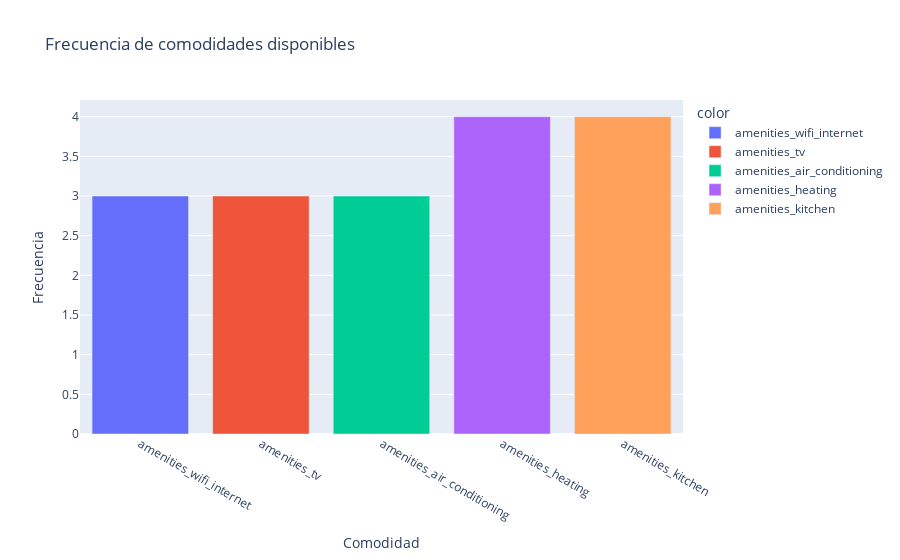

This figure's notebook cell:
### Code cell
# Contar la cantidad de veces que cada comodidad es True (por ejemplo, 1 significa que la comodidad está presente)
amenities_columns = ['amenities_wifi_internet', 'amenities_tv', 'amenities_air_conditioning', 'amenities_heating', 'amenities_kitchen']
amenities_count = df_property[amenities_columns].sum()

# Crear un gráfico de barras
fig = px.bar(
    x=amenities_count.index,
    y=amenities_count.values,
    labels={'x': 'Comodidad', 'y': 'Frecuencia'},
    title='Frecuencia de comodidades disponibles',
    color=amenities_count.index
)

# Mostrar el gráfico
fig.show()

### Figure 1 — Plotly figure (JSON) as saved in the notebook; plotly's stock layout.template omitted (floating-point values rounded to 4 significant figures)
{"data": [{"alignmentgroup": "True", "hovertemplate": "color=amenities_wifi_internet<br>Comodidad=%{x}<br>Frecuencia=%{y}<extra></extra>", "legendgroup": "amenities_wifi_internet", "marker": {"color": "#636efa", "pattern": {"shape": ""}}, "name": "amenities_wifi_internet", "offsetgroup": "amenities_wifi_internet", "orientation": "v", "showlegend": true, "textposition": "auto", "type": "bar", "x": ["amenities_wifi_internet"], "xaxis": "x", "y": [3], "yaxis": "y"}, {"alignmentgroup": "True", "hovertemplate": "color=amenities_tv<br>Comodidad=%{x}<br>Frecuencia=%{y}<extra></extra>", "legendgroup": "amenities_tv", "marker": {"color": "#EF553B", "pattern": {"shape": ""}}, "name": "amenities_tv", "offsetgroup": "amenities_tv", "orientation": "v", "showlegend": true, "textposition": "auto", "type": "bar", "x": ["amenities_tv"], "xaxis": "x", "y": [3], "yaxis": "y"}, {"alignmentgroup": "True", "hovertemplate": "color=amenities_air_conditioning<br>Comodidad=%{x}<br>Frecuencia=%{y}<extra></extra>", "legendgroup": "amenities_air_conditioning", "marker": {"color": "#00cc96", "pattern": {"shape": ""}}, "name": "amenities_air_conditioning", "offsetgroup": "amenities_air_conditioning", "orientation": "v", "showlegend": true, "textposition": "auto", "type": "bar", "x": ["amenities_air_conditioning"], "xaxis": "x", "y": [3], "yaxis": "y"}, {"alignmentgroup": "True", "hovertemplate": "color=amenities_heating<br>Comodidad=%{x}<br>Frecuencia=%{y}<extra></extra>", "legendgroup": "amenities_heating", "marker": {"color": "#ab63fa", "pattern": {"shape": ""}}, "name": "amenities_heating", "offsetgroup": "amenities_heating", "orientation": "v", "showlegend": true, "textposition": "auto", "type": "bar", "x": ["amenities_heating"], "xaxis": "x", "y": [4], "yaxis": "y"}, {"alignmentgroup": "True", "hovertemplate": "color=amenities_kitchen<br>Comodidad=%{x}<br>Frecuencia=%{y}<extra></extra>", "legendgroup": "amenities_kitchen", "marker": {"color": "#FFA15A", "pattern": {"shape": ""}}, "name": "amenities_kitchen", "offsetgroup": "amenities_kitchen", "orientation": "v", "showlegend": true, "textposition": "auto", "type": "bar", "x": ["amenities_kitchen"], "xaxis": "x", "y": [4], "yaxis": "y"}], "layout": {"barmode": "relative", "legend": {"title": {"text": "color"}, "tracegroupgap": 0}, "title": {"text": "Frecuencia de comodidades disponibles"}, "xaxis": {"anchor": "y", "domain": [0, 1], "title": {"text": "Comodidad"}}, "yaxis": {"anchor": "x", "domain": [0, 1], "title": {"text": "Frecuencia"}}}}
